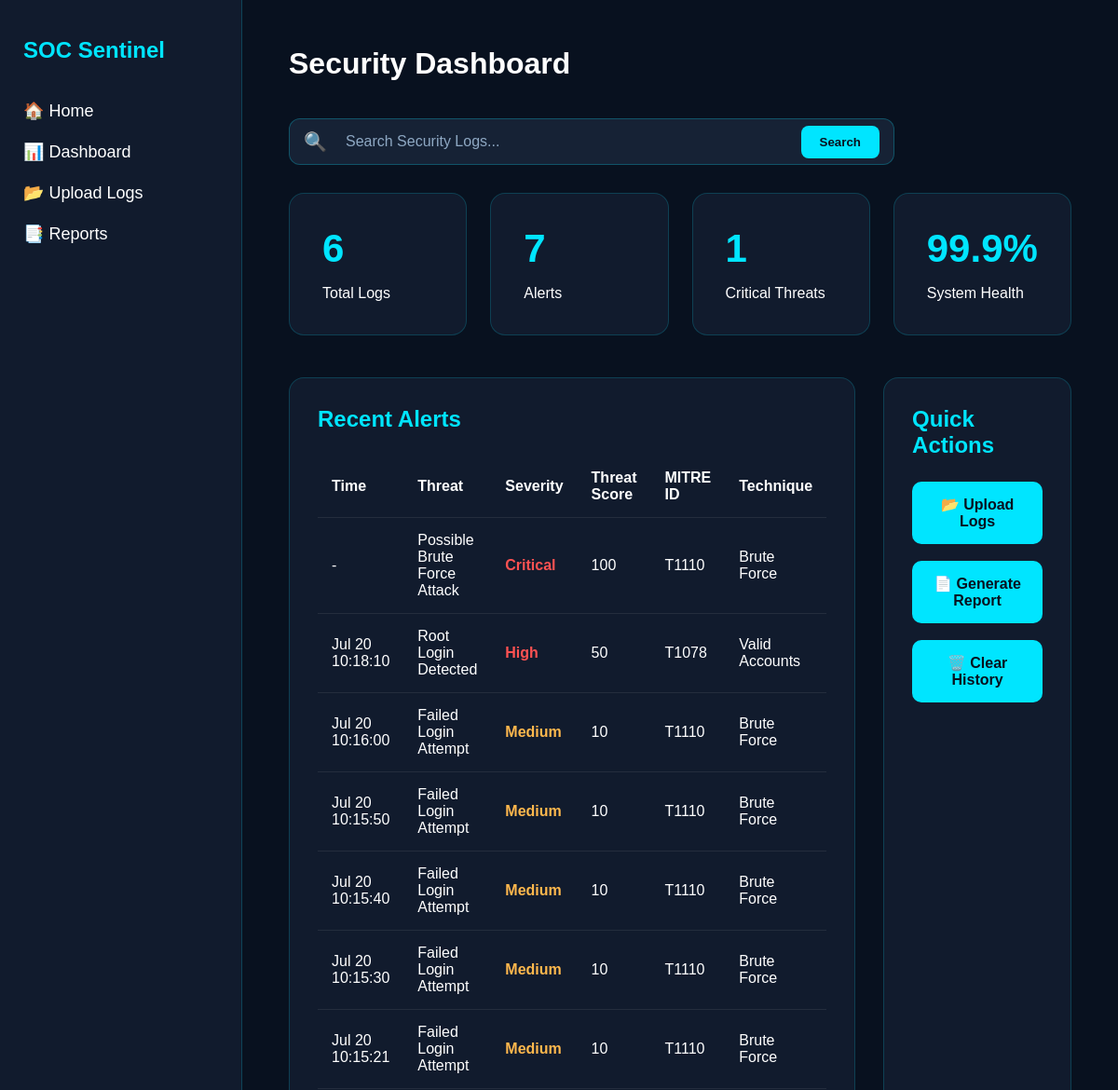
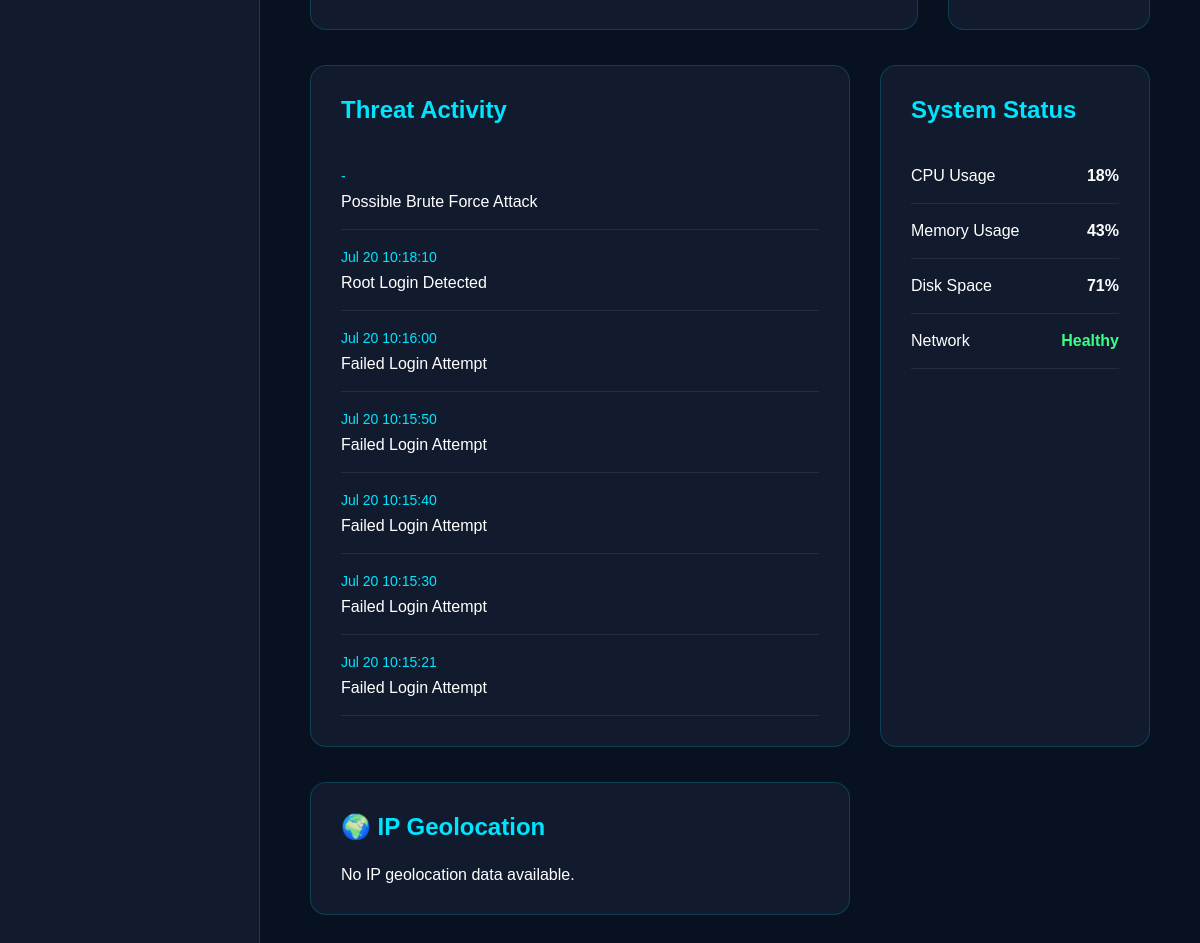
Page /dashboard on the earlier database version (2 pictures, top to bottom).
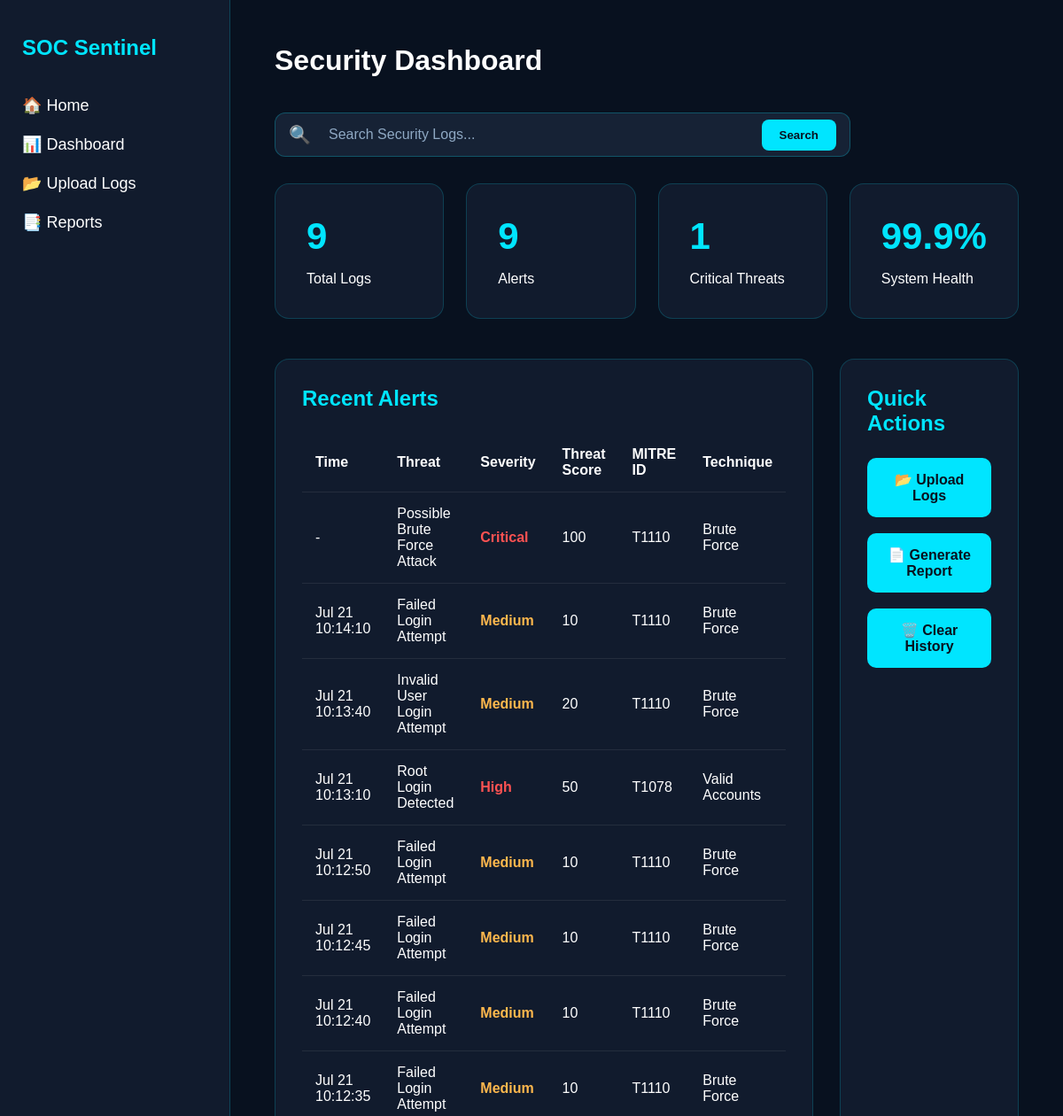
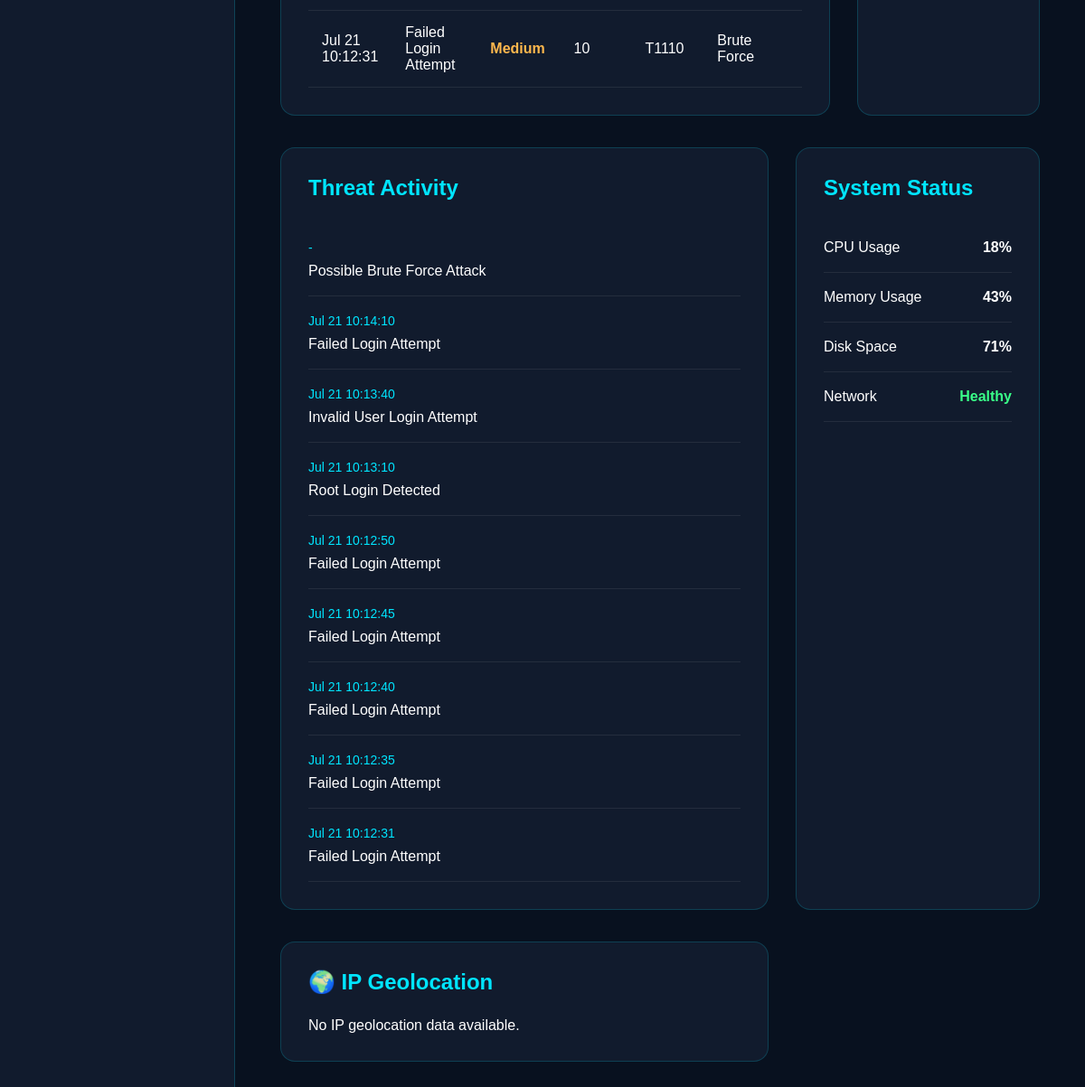
Same page on the later database version (2 pictures, top to bottom).
### tables this page shows
CREATE TABLE alerts (

            id INTEGER PRIMARY KEY AUTOINCREMENT,

            timestamp TEXT,

            severity TEXT,

            score INTEGER,

            mitre_id TEXT,

            mitre_name TEXT,

            alert TEXT,

            ip TEXT,

            username TEXT

        );

### app.py (the view)
@app.route("/dashboard")
def dashboard():
    global geo_results
    data = get_dashboard_data()
    query = request.args.get("search", "").strip()
    alerts = []
    for alert in data["recent_alerts"]:
        alerts.append({
            "timestamp": alert[0],
            "alert": alert[1],
            "severity": alert[2],
            "score": alert[3],
            "mitre_id": alert[4],
            "mitre_name": alert[5],
            "ip": alert[6] if len(alert) > 6 else "",
            "username": alert[7] if len(alert) > 7 else ""
        })
    filtered_alerts =  search_logs(alerts, query)
    return render_template(
        "dashboard.html",
        total_logs=data["total_logs"],
        total_alerts=data["total_alerts"],
        critical_alerts=data["critical_alerts"],
        recent_alerts=filtered_alerts,
        geo_results=geo_results,
        search_query=query,
        result_count=len(filtered_alerts)
    )

### search/search_logs.py (called while the page is built, shortened)
def search_logs(alerts, query=""):
    if not query:
        return alerts

### templates/dashboard.html (shortened to what this page needs)
<!DOCTYPE html>
<html lang="en">
<head>
    <link rel="stylesheet" href="{{ url_for('static', filename='css/style.css') }}">
</head>
<body>
<div class="dashboard">
    <aside class="sidebar">
        <h2>SOC Sentinel</h2>
        <ul>
            <li><a href="/">🏠 Home</a></li>
            <li><a href="/dashboard">📊 Dashboard</a></li>
            <li><a href="/upload">📂 Upload Logs</a></li>
            <li><a href="/reports">📑 Reports</a></li>
        </ul>
    </aside>
    <main class="main-content">
        <h1>Security Dashboard</h1>
<div class="search-section">
    <form action="/dashboard" method="GET" class="search-form">
        <div class="search-box">
            <span class="search-icon">🔍</span>
            <input
                id="smartSearch"
                type="text"
                name="search"
                value="{{ search_query }}"
                placeholder="Search Security Logs..."
                autocomplete="off">
            <button type="submit">
                Search
            </button>
        </div>
    </form>
</div>
        <div class="cards">
            <div class="card">
                <h2>{{ total_logs }}</h2>
                <p>Total Logs</p>
            </div>
            <div class="card">
                <h2>{{ total_alerts }}</h2>
                <p>Alerts</p>
            </div>
            <div class="card">
                <h2>{{ critical_alerts }}</h2>
                <p>Critical Threats</p>
            </div>
            <div class="card">
                <h2>99.9%</h2>
                <p>System Health</p>
            </div>
        </div>
        <div class="dashboard-grid">
            <div class="recent-alerts">
                <h2>Recent Alerts</h2>
                <table>
                    <thead>
                        <tr>
                            <th>Time</th>
                            <th>Threat</th>
                            <th>Severity</th>
                            <th>Threat Score</th>
                            <th>MITRE ID</th>
                            <th>Technique</th>
                        </tr>
                    </thead>
                    <tbody>
                       {% for alert in recent_alerts %}
<tr>
    <td>{{ alert.timestamp }}</td>
    <td>{{ alert.alert }}</td>
    {% if alert.severity == "Critical" or alert.severity == "High" %}
        <td class="high">{{ alert.severity }}</td>
    {% elif alert.severity == "Medium" %}
        <td class="medium">{{ alert.severity }}</td>
    {% else %}
        <td class="low">{{ alert.severity }}</td>
    {% endif %}
    <td>{{ alert.score }}</td>
    <td>{{ alert.mitre_id }}</td>
    <td>{{ alert.mitre_name }}</td>
</tr>
{% endfor %}
                    </tbody>
                </table>
            </div>
            <div class="quick-actions">
                <h2>Quick Actions</h2>
                <a href="/upload" class="action-btn">📂 Upload Logs</a>
                <a href="/reports" class="action-btn">📄 Generate Report</a>
                <a href="/clear-history"
                   class="action-btn"
                   onclick="return confirm('Are you sure you want to clear all logs and alerts?')">
                    🗑️ Clear History
                </a>
            </div>
        </div>
        <section class="bottom-section">
            <div class="activity-panel">
                <h2>Threat Activity</h2>
                <div class="activity">
                    {% if recent_alerts %}
                        {% for alert in recent_alerts %}
                        <div class="activity-item">
                            <span>{{ alert.timestamp }}</span>
                            <p>{{ alert.alert }}</p>
                        </div>
                        {% endfor %}
                    {% else %}
                        <div class="activity-item">
                            <p>No threat activity found.</p>
                        </div>
                    {% endif %}
                </div>
            </div>
            <div class="system-panel">
                <h2>System Status</h2>
                <div class="status-box">
                    <p>CPU Usage</p>
                    <strong>18%</strong>
                </div>
                <div class="status-box">
                    <p>Memory Usage</p>
                    <strong>43%</strong>
                </div>
                <div class="status-box">
                    <p>Disk Space</p>
                    <strong>71%</strong>
                </div>
                <div class="status-box">
                    <p>Network</p>
                    <strong style="color:#39ff88;">Healthy</strong>
                </div>
            </div>
        </section>
<section class="bottom-section">
    <div class="recent-alerts" style="width:100%;">
        <h2>🌍 IP Geolocation</h2>
        {% if geo_results %}
        <table>
            <thead>
                <tr>
                    <th>IP Address</th>
                    <th>Country</th>
                    <th>City</th>
                    <th>ISP</th>
                    <th>Latitude</th>
                    <th>Longitude</th>
                </tr>
            </thead>
            <tbody>
                {% for geo in geo_results %}
                <tr>
                    <td>{{ geo.ip }}</td>
                    <td>
                        {% if geo.country_code %}
                        <img
                            src="https://flagsapi.com/{{ geo.country_code }}/flat/24.png"
                            width="24"
                            style="vertical-align:middle; margin-right:8px;">
                        {% endif %}
                        {{ geo.country }}
                    </td>
                    <td>{{ geo.city }}</td>
                    <td>{{ geo.isp }}</td>
                    <td>{{ geo.latitude }}</td>
                    <td>{{ geo.longitude }}</td>
                </tr>
                {% endfor %}
            </tbody>
        </table>
        {% else %}
            <p>No IP geolocation data available.</p>
        {% endif %}
    </div>
</section>
    </main>
</div>
</body>
</html>

### static/css/style.css (style rules this page uses)
* { margin:0; padding:0; box-sizing:border-box; }
body { background:#08111f; color:white; font-family:Arial, Helvetica, sans-serif; }
.dashboard { display:flex; min-height:100vh; }
.sidebar { width:260px; background:#111b2d; padding:40px 25px; border-right:1px solid rgba(0,229,255,.2); }
.sidebar h2 { color:#00E5FF; margin-bottom:40px; }
.sidebar ul { list-style:none; }
.sidebar li { margin:22px 0; }
.sidebar a { color:white; text-decoration:none; font-size:18px; }
.main-content { flex:1; padding:50px; }
.main-content h1 { margin-bottom:40px; }
.cards { display:grid; grid-template-columns:repeat(4,1fr); gap:25px; }
.card { background:#111b2d; padding:35px; border-radius:16px; border:1px solid rgba(0,229,255,.18); }
.card h2 { color:#00E5FF; font-size:42px; margin-bottom:15px; }
.dashboard-grid { margin-top:45px; display:grid; grid-template-columns:2fr 1fr; gap:30px; }
.recent-alerts, .quick-actions { background:#111b2d; border:1px solid rgba(0,229,255,.18); border-radius:16px; padding:30px; }
.recent-alerts h2, .quick-actions h2 { color:#00E5FF; margin-bottom:25px; }
table { width:100%; border-collapse:collapse; }
th,td { padding:15px; text-align:left; border-bottom:1px solid rgba(255,255,255,.08); }
.high { color:#ff5252; font-weight:bold; }
.medium { color:#ffb84d; font-weight:bold; }
.action-btn { display:block; margin-bottom:18px; text-decoration:none; background:#00E5FF; color:#08111f; padding:15px; text-align:center; border-radius:10px; font-weight:bold; }
.bottom-section { display:grid; grid-template-columns:2fr 1fr; gap:30px; margin-top:35px; }
.activity-panel, .system-panel { background:#111b2d; border:1px solid rgba(0,229,255,.18); border-radius:16px; padding:30px; }
.activity-panel h2, .system-panel h2 { color:#00E5FF; margin-bottom:25px; }
.activity-item { padding:18px 0; border-bottom:1px solid rgba(255,255,255,.08); }
.activity-item span { color:#00E5FF; font-size:14px; }
.activity-item p { margin-top:8px; }
.status-box { display:flex; justify-content:space-between; padding:18px 0; border-bottom:1px solid rgba(255,255,255,.08); }
.search-section { margin:30px 0; }
.search-form { width:100%; }
.search-box { display:flex; align-items:center; width:650px; max-width:100%; background:#162235; border:1px solid rgba(0,229,255,.25); border-radius:12px; padding:0 15px; }
.search-icon { font-size:20px; color:#00E5FF; margin-right:10px; }
.search-box input { flex:1; background:transparent; border:none; outline:none; color:white; font-size:16px; padding:15px 10px; }
.search-box input::placeholder { color:#8ea8c3; }
.search-box button { background:#00E5FF; color:#08111f; border:none; border-radius:8px; padding:10px 20px; font-weight:bold; cursor:pointer; transition:.3s; }

Differences in the rows shown:
removed alerts: timestamp "Jul 20 10:18:10", alert "Root Login Detected", severity "High", score "50", mitre_id "T1078", mitre_name "Valid Accounts"
removed alerts: timestamp "Jul 20 10:16:00", alert "Failed Login Attempt", severity "Medium", score "10", mitre_id "T1110", mitre_name "Brute Force"
removed alerts: timestamp "Jul 20 10:15:50", alert "Failed Login Attempt", severity "Medium", score "10", mitre_id "T1110", mitre_name "Brute Force"
removed alerts: timestamp "Jul 20 10:15:40", alert "Failed Login Attempt", severity "Medium", score "10", mitre_id "T1110", mitre_name "Brute Force"
removed alerts: timestamp "Jul 20 10:15:30", alert "Failed Login Attempt", severity "Medium", score "10", mitre_id "T1110", mitre_name "Brute Force"
removed alerts: timestamp "Jul 20 10:15:21", alert "Failed Login Attempt", severity "Medium", score "10", mitre_id "T1110", mitre_name "Brute Force"
added alerts: timestamp "Jul 21 10:14:10", alert "Failed Login Attempt", severity "Medium", score "10", mitre_id "T1110", mitre_name "Brute Force"
added alerts: timestamp "Jul 21 10:13:40", alert "Invalid User Login Attempt", severity "Medium", score "20", mitre_id "T1110", mitre_name "Brute Force"
added alerts: timestamp "Jul 21 10:13:10", alert "Root Login Detected", severity "High", score "50", mitre_id "T1078", mitre_name "Valid Accounts"
added alerts: timestamp "Jul 21 10:12:50", alert "Failed Login Attempt", severity "Medium", score "10", mitre_id "T1110", mitre_name "Brute Force"
added alerts: timestamp "Jul 21 10:12:45", alert "Failed Login Attempt", severity "Medium", score "10", mitre_id "T1110", mitre_name "Brute Force"
added alerts: timestamp "Jul 21 10:12:40", alert "Failed Login Attempt", severity "Medium", score "10", mitre_id "T1110", mitre_name "Brute Force"
added alerts: timestamp "Jul 21 10:12:35", alert "Failed Login Attempt", severity "Medium", score "10", mitre_id "T1110", mitre_name "Brute Force"
added alerts: timestamp "Jul 21 10:12:31", alert "Failed Login Attempt", severity "Medium", score "10", mitre_id "T1110", mitre_name "Brute Force"
Other differences:
{{ total_logs }}: "6" → "9"
{{ total_alerts }}: "7" → "9"
